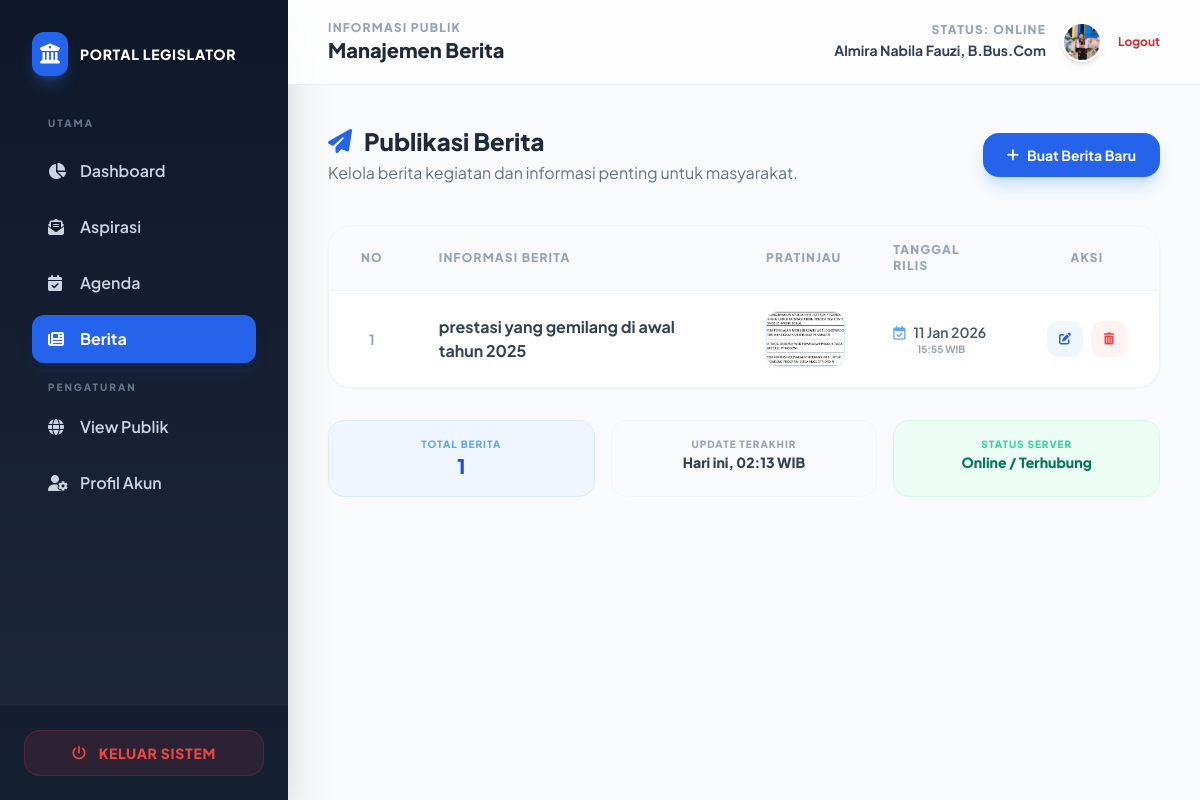
The app's page /dashboard_dpr/berita.php (signed in) with its own data.
### tables this page shows
CREATE TABLE `berita` (
  `id` int NOT NULL,
  `judul` varchar(255) NOT NULL,
  `isi` text NOT NULL,
  `gambar` varchar(255) DEFAULT NULL,
  `tanggal_post` timestamp NOT NULL DEFAULT CURRENT_TIMESTAMP
);

### dashboard_dpr/berita.php (the view, shortened to what this page needs)
<?php
include '../config/koneksi.php';
$query = mysqli_query($koneksi, "SELECT * FROM berita ORDER BY tanggal_post DESC");
?>
<!DOCTYPE html>
<html lang="id">
<head>
    <script src="https://cdn.tailwindcss.com"></script>
    <link rel="stylesheet" href="https://cdnjs.cloudflare.com/ajax/libs/font-awesome/6.4.0/css/all.min.css">
    <link rel="stylesheet" href="https://cdnjs.cloudflare.com/ajax/libs/animate.css/4.1.1/animate.min.css"/>
</head>
<body class="flex min-h-screen">
    <aside class="w-72 sidebar-gradient text-slate-300 hidden lg:flex flex-col sticky top-0 h-screen shadow-2xl">
        <div class="p-8">
            <div class="flex items-center gap-3 mb-10">
                <div class="bg-blue-600 p-2 rounded-xl shadow-lg shadow-blue-500/30">
                    <i class="fa-solid fa-building-columns text-white text-xl"></i>
                </div>
                <span class="font-black text-white tracking-wider text-sm uppercase">Portal Legislator</span>
            </div>
            <nav class="space-y-2">
                <p class="text-[10px] font-black uppercase tracking-[0.2em] text-slate-500 mb-4 ml-4">Utama</p>
                <a href="index.php" class="flex items-center gap-3 px-4 py-3 hover:bg-slate-800 rounded-xl font-semibold transition-all">
                    <i class="fa-solid fa-chart-pie w-5"></i> Dashboard
                </a>
                <a href="aspirasi_masuk.php" class="flex items-center gap-3 px-4 py-3 hover:bg-slate-800 rounded-xl font-semibold transition-all">
                    <i class="fa-solid fa-envelope-open-text w-5"></i> Aspirasi
                </a>
                <a href="agenda.php" class="flex items-center gap-3 px-4 py-3 hover:bg-slate-800 rounded-xl font-semibold transition-all">
                    <i class="fa-solid fa-calendar-check w-5"></i> Agenda
                </a>
                <a href="berita.php" class="flex items-center gap-3 px-4 py-3 bg-blue-600 text-white rounded-xl font-bold transition-all shadow-lg shadow-blue-900/20">
                    <i class="fa-solid fa-newspaper w-5"></i> Berita
                </a>
                <div class="my-6 border-t border-slate-800/50 mx-2"></div>
                <p class="text-[10px] font-black uppercase tracking-[0.2em] text-slate-500 mb-4 ml-4">Pengaturan</p>
                 <a href="../public/index.php" class="flex items-center gap-3 px-4 py-3 hover:bg-slate-800 hover:text-white rounded-xl font-semibold transition-all">
                    <i class="fa-solid fa-globe w-5"></i> View Publik
                </a>
                <a href="profil.php" class="flex items-center gap-3 px-4 py-3 hover:bg-slate-800 rounded-xl font-semibold transition-all">
                    <i class="fa-solid fa-user-gear w-5"></i> Profil Akun
                </a>
            </nav>
        </div>
        <div class="mt-auto p-6 border-t border-slate-800/50 bg-slate-900/50">
            <a href="../auth/logout.php"
               onclick="return confirm('Apakah Anda yakin ingin keluar?')"
               class="flex items-center justify-center gap-3 px-4 py-3 bg-red-500/10 text-red-500 border border-red-500/20 rounded-2xl font-black text-sm uppercase tracking-wider hover:bg-red-500 hover:text-white transition-all duration-300 group">
                <i class="fa-solid fa-power-off group-hover:rotate-90 transition-transform"></i>
                Keluar Sistem
            </a>
        </div>
    </aside>
    <main class="flex-1">
        <header class="glass-header sticky top-0 z-40 px-10 py-5 flex justify-between items-center">
            <div>
                <h2 class="text-xs font-black text-slate-400 uppercase tracking-widest">Informasi Publik</h2>
                <h1 class="text-xl font-black text-slate-800">Manajemen Berita</h1>
            </div>
            <div class="flex items-center gap-4">
                <div class="text-right hidden sm:block">
                    <p class="text-xs font-black text-slate-400 uppercase tracking-widest leading-none mb-1">
                        Status: Online
                    </p>
                    <p class="text-sm font-bold text-slate-700">
                        <?= htmlspecialchars($_SESSION['nama_dpr']); ?>
                    </p>
                </div>
                <div class="w-10 h-10 rounded-full border-2 border-white shadow-md overflow-hidden">
                    <img
                        src="../assets/img/edi.jpg"
                        alt="Foto DPR"
                        class="w-full h-full object-cover"
                        onerror="this.style.display='none'"
                    />
                </div>
                <a href="../auth/logout.php"
                    onclick="return confirm('Yakin ingin logout?')"
                    class="text-xs font-bold text-red-600 hover:text-red-800 transition">
                    Logout
                </a>
            </div>
        </header>
        <div class="p-10 max-w-7xl mx-auto animate__animated animate__fadeIn">
            <div class="flex flex-col md:flex-row md:items-center justify-between gap-6 mb-10">
                <div>
                    <h3 class="text-2xl font-black text-slate-800 flex items-center gap-3">
                        <i class="fa-solid fa-paper-plane text-blue-600"></i> Publikasi Berita
                    </h3>
                    <p class="text-slate-500 mt-1">Kelola berita kegiatan dan informasi penting untuk masyarakat.</p>
                </div>
                <a href="berita_tambah.php" class="bg-blue-600 hover:bg-blue-700 text-white px-6 py-3 rounded-2xl font-bold text-sm shadow-lg shadow-blue-200 transition-all flex items-center gap-2 hover:scale-105">
                    <i class="fa-solid fa-plus"></i> Buat Berita Baru
                </a>
            </div>
            <div class="bg-white table-container shadow-sm border border-slate-100 overflow-hidden">
                <div class="overflow-x-auto">
                    <table class="w-full text-left">
                        <thead>
                            <tr class="bg-slate-50 border-b border-slate-100">
                                <th class="px-8 py-4 text-xs font-black text-slate-400 uppercase tracking-widest text-center w-20">No</th>
                                <th class="px-6 py-4 text-xs font-black text-slate-400 uppercase tracking-widest">Informasi Berita</th>
                                <th class="px-6 py-4 text-xs font-black text-slate-400 uppercase tracking-widest">Pratinjau</th>
                                <th class="px-6 py-4 text-xs font-black text-slate-400 uppercase tracking-widest">Tanggal Rilis</th>
                                <th class="px-8 py-4 text-xs font-black text-slate-400 uppercase tracking-widest text-center">Aksi</th>
                            </tr>
                        </thead>
                        <tbody class="divide-y divide-slate-50">
                            <?php if (mysqli_num_rows($query) > 0): $no=1; ?>
                                <?php while($row = mysqli_fetch_assoc($query)): ?>
                                <tr class="hover:bg-slate-50/50 transition-colors group">
                                    <td class="px-8 py-5 text-center text-sm font-bold text-slate-400"><?= $no++ ?></td>
                                    <td class="px-6 py-5">
                                        <p class="font-bold text-slate-700 group-hover:text-blue-600 transition-colors line-clamp-2 max-w-md">
                                            <?= htmlspecialchars($row['judul']) ?>
                                        </p>
                                    </td>
                                    <td class="px-6 py-5">
                                        <?php if($row['gambar']): ?>
                                            <img src="../assets/berita/<?= $row['gambar'] ?>" class="w-20 h-14 img-preview shadow-sm border border-slate-200" alt="Thumbnail">
                                        <?php else: ?>
                                            <div class="w-20 h-14 bg-slate-100 rounded-xl flex items-center justify-center text-slate-400 text-[10px] font-bold uppercase italic">
                                                No Image
                                            </div>
                                        <?php endif; ?>
                                    </td>
                                    <td class="px-6 py-5">
                                        <div class="text-sm font-semibold text-slate-600">
                                            <i class="fa-regular fa-calendar-check mr-2 text-blue-400"></i><?= date('d M Y', strtotime($row['tanggal_post'])) ?>
                                        </div>
                                        <div class="text-[10px] font-bold text-slate-400 ml-6 uppercase"><?= date('H:i', strtotime($row['tanggal_post'])) ?> WIB</div>
                                    </td>
                                    <td class="px-8 py-5">
                                        <div class="flex items-center justify-center gap-2">
                                            <a href="berita_edit.php?id=<?= $row['id'] ?>"
                                               class="w-9 h-9 flex items-center justify-center bg-blue-50 text-blue-600 rounded-xl hover:bg-blue-600 hover:text-white transition-all"
                                               title="Edit">
                                                <i class="fa-solid fa-pen-to-square text-xs"></i>
                                            </a>
                                            <a href="berita_hapus.php?id=<?= $row['id'] ?>"
                                               onclick="return confirm('Yakin hapus berita ini?')"
                                               class="w-9 h-9 flex items-center justify-center bg-red-50 text-red-500 rounded-xl hover:bg-red-500 hover:text-white transition-all"
                                               title="Hapus">
                                                <i class="fa-solid fa-trash-can text-xs"></i>
                                            </a>
                                        </div>
                                    </td>
                                </tr>
                                <?php endwhile; ?>
                            <?php endif; ?>
                        </tbody>
                    </table>
                </div>
            </div>
            <div class="mt-8 grid grid-cols-1 md:grid-cols-3 gap-4 text-center">
                <div class="p-4 bg-blue-50 rounded-2xl border border-blue-100">
                    <p class="text-[10px] font-black text-blue-400 uppercase tracking-widest">Total Berita</p>
                    <p class="text-xl font-black text-blue-700"><?= mysqli_num_rows($query) ?></p>
                </div>
                <div class="p-4 bg-slate-50 rounded-2xl border border-slate-100">
                    <p class="text-[10px] font-black text-slate-400 uppercase tracking-widest">Update Terakhir</p>
                    <p class="text-sm font-black text-slate-700">Hari ini, <?= date('H:i') ?> WIB</p>
                </div>
                <div class="p-4 bg-emerald-50 rounded-2xl border border-emerald-100">
                    <p class="text-[10px] font-black text-emerald-400 uppercase tracking-widest">Status Server</p>
                    <p class="text-sm font-black text-emerald-700">Online / Terhubung</p>
                </div>
            </div>
        </div>
    </main>
</body>
</html>

### dashboard_dpr/berita.php (style rules this page uses)
body { font-family: 'Plus Jakarta Sans', sans-serif; background-color: #f8fafc; }
.sidebar-gradient { background: linear-gradient(180deg, #0f172a 0%, #1e293b 100%); }
.glass-header { background: rgba(255, 255, 255, 0.8); backdrop-filter: blur(12px); border-bottom: 1px solid rgba(226, 232, 240, 0.8); }
.table-container { border-radius: 1.5rem; overflow: hidden; }
.img-preview { object-fit: cover; border-radius: 0.75rem; }

### records on screen
berita: judul "prestasi yang gemilang di awal tahun 2025", gambar (picture), tanggal_post "11 Jan 2026", tanggal_post "15:55"

### other values on screen
$_SESSION['nama_dpr'] "Almira Nabila Fauzi, B.Bus.Com"
mysqli_num_rows($query) "1"
